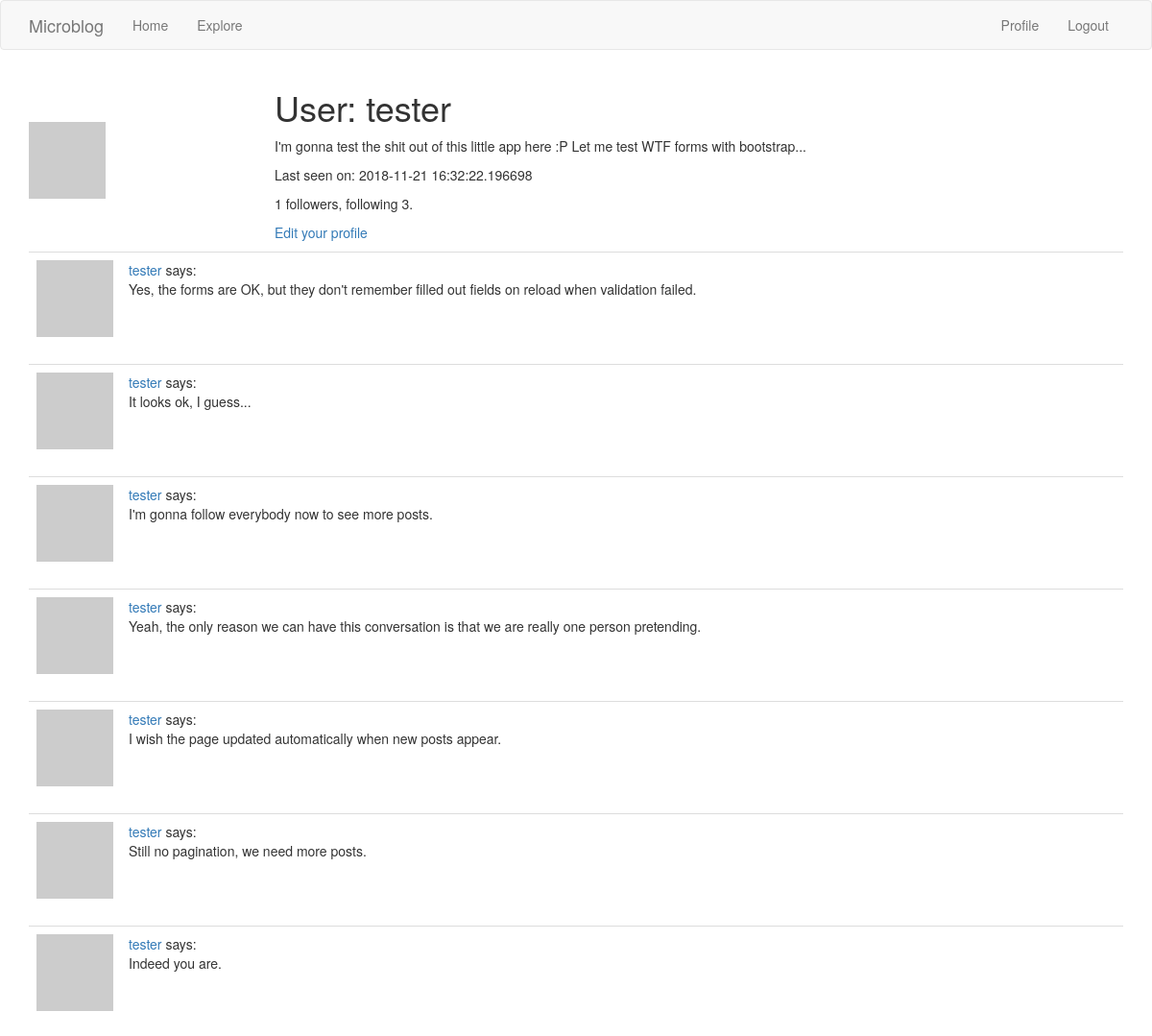
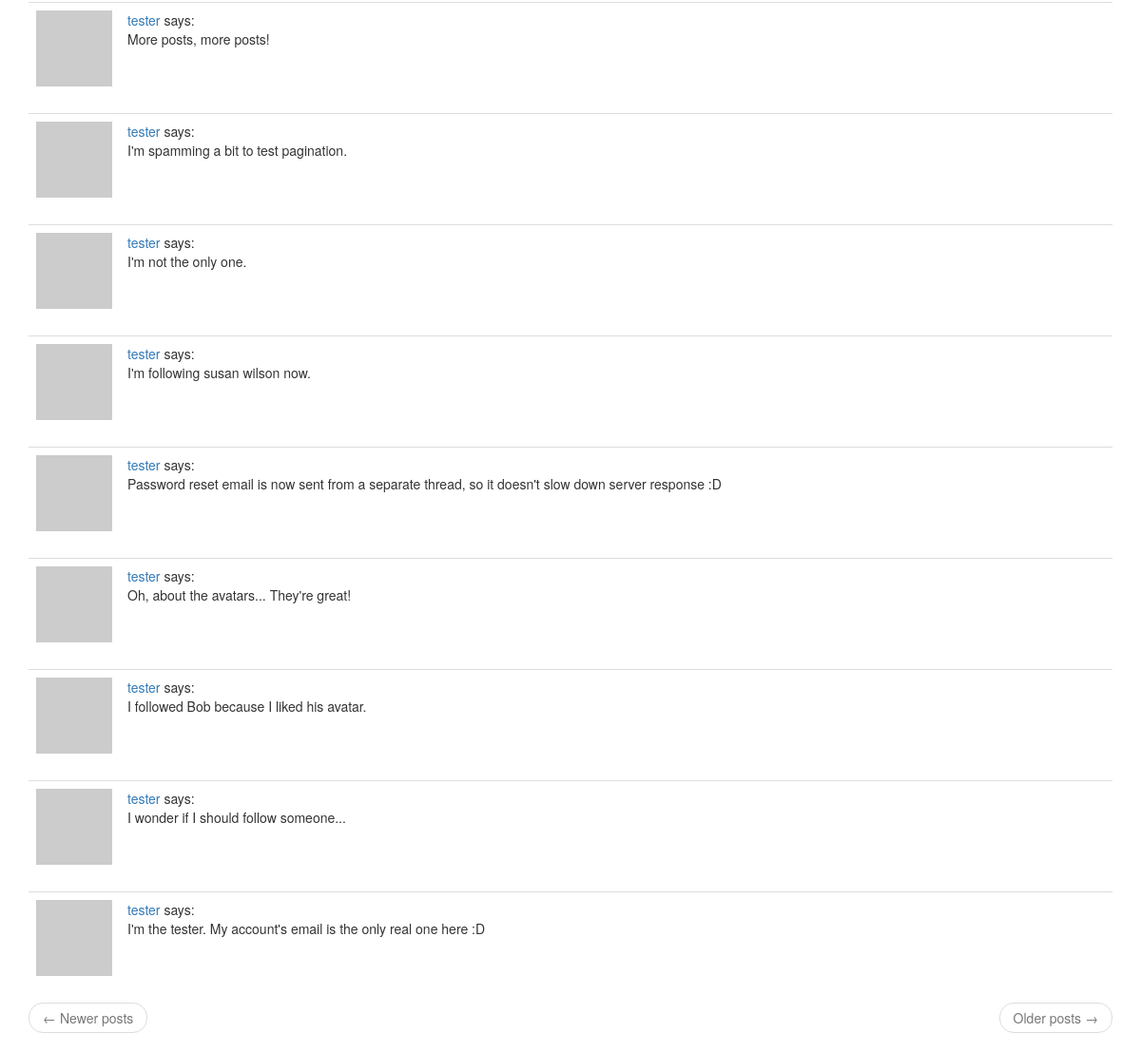
Page /user/tester (signed in) on the committed database (2 pictures, top to bottom).
### app/models.py (models this page shows, shortened)
class User(UserMixin, db.Model):
    id = db.Column(db.Integer, primary_key=True)
    username = db.Column(db.String(64), index=True, unique=True)
    email = db.Column(db.String(120), index=True, unique=True)
    password_hash = db.Column(db.String(128))
    about_me = db.Column(db.String(140))
    last_seen = db.Column(db.DateTime, default=datetime.utcnow)
    posts = db.relationship('Post', backref='author', lazy='dynamic')
    followed = db.relationship(
        'User', secondary=followers,
        primaryjoin=(followers.c.follower_id == id),
        secondaryjoin=(followers.c.followed_id == id),
        backref=db.backref('followers', lazy='dynamic'), lazy='dynamic')
    def avatar(self, size):
        digest = md5(self.email.lower().encode('utf-8')).hexdigest()
        return 'https://www.gravatar.com/avatar/{}?d=retro&s={}'.format(
            digest, size)

class Post(db.Model):
    id = db.Column(db.Integer, primary_key=True)
    body = db.Column(db.String(140))
    timestamp = db.Column(db.DateTime, index=True, default=datetime.utcnow)
    user_id = db.Column(db.Integer, db.ForeignKey('user.id'))

### app/routes.py (the view)
@app.route('/user/<username>')
@login_required
def user(username):
    user = User.query.filter_by(username=username).first_or_404()
    page = request.args.get('page', 1, type=int)
    posts = user.posts.order_by(Post.timestamp.desc()).paginate(
        page, app.config['POSTS_PER_PAGE'], False)
    next_url = url_for('user', username=user.username, page=posts.next_num) \
        if posts.has_next else None
    prev_url = url_for('user', username=user.username, page=posts.prev_num) \
        if posts.has_prev else None
    return render_template('user.html', user=user, posts=posts.items,
                           prev_url=prev_url, next_url=next_url)

### app/models.py (called while the page is built)
@login.user_loader
def load_user(id):
    return User.query.get(int(id))

### app/routes.py (called while the page is built)
@app.before_request
def before_request():
    if current_user.is_authenticated:
        current_user.last_seen = datetime.utcnow()
        db.session.commit()

### app/templates/user.html
{% extends "base.html" %}
{% block app_content %}
  <table class="tabe table-hover">
    <tr>
      <td width="256px"><img src="{{ user.avatar(256) }}"></td>
      <td>
        <h1>User: {{ user.username }}</h1>
        {% if user.about_me %}
          <p>{{ user.about_me }}</p>
        {% endif %}
        {% if user.last_seen %}
          <p>Last seen on: {{ user.last_seen }}</p>
        {% endif %}
        <p>{{ user.followers.count() }} followers, following {{ user.followed.count() }}.</p>
        {% if user == current_user %}
          <p><a href="{{ url_for('edit_profile') }}">Edit your profile</a></p>
        {% elif not current_user.is_following(user) %}
          <p><a href="{{ url_for('follow', username=user.username) }}">Follow</a></p>
        {% else %}
          <p><a href="{{ url_for('unfollow', username=user.username) }}">Unfollow</a></p>
        {% endif %}
      </td>
    </tr>
  </table>
  {% for post in posts %}
    {% include '_post.html' %}
  {% endfor %}
  {% include '_page_nav.html' %}
{% endblock %}

### app/templates/_post.html
<table class="table table-hover">
  <tr>
    <td width="40px"><img src="{{ post.author.avatar(40) }}"></td>
    <td>
      <a href="{{ url_for('user', username=post.author.username) }}">
        {{ post.author.username }}
      </a>
      says:
      <br>
      {{ post.body }}
    </td>
  </tr>
</table>

### rows in the picture
User: username "tester", about_me "I'm gonna test the shit out of this little app here :P Let me test WTF forms with bootstrap...", last_seen "2018-11-21 16:32:22.196698"
Post: author.username "tester", body "Yes, the forms are OK, but they don't remember filled out fields on reload when validation failed."
Post: author.username "tester", body "It looks ok, I guess..."
Post: author.username "tester", body "I'm gonna follow everybody now to see more posts."
Post: author.username "tester", body "Yeah, the only reason we can have this conversation is that we are really one person pretending."
Post: author.username "tester", body "I wish the page updated automatically when new posts appear."
Post: author.username "tester", body "Still no pagination, we need more posts."
Post: author.username "tester", body "Indeed you are."
Post: author.username "tester", body "More posts, more posts!"
Post: author.username "tester", body "I'm spamming a bit to test pagination."
Post: author.username "tester", body "I'm not the only one."
Post: author.username "tester", body "I'm following susan wilson now."
Post: author.username "tester", body "Password reset email is now sent from a separate thread, so it doesn't slow down server response :D"
Post: author.username "tester", body "Oh, about the avatars... They're great!"
Post: author.username "tester", body "I followed Bob because I liked his avatar."
Post: author.username "tester", body "I wonder if I should follow someone..."
Post: author.username "tester", body "I'm the tester. My account's email is the only real one here :D"

### other values in the picture
{{ user.followers.count() }} "1"
{{ user.followed.count() }} "3"
